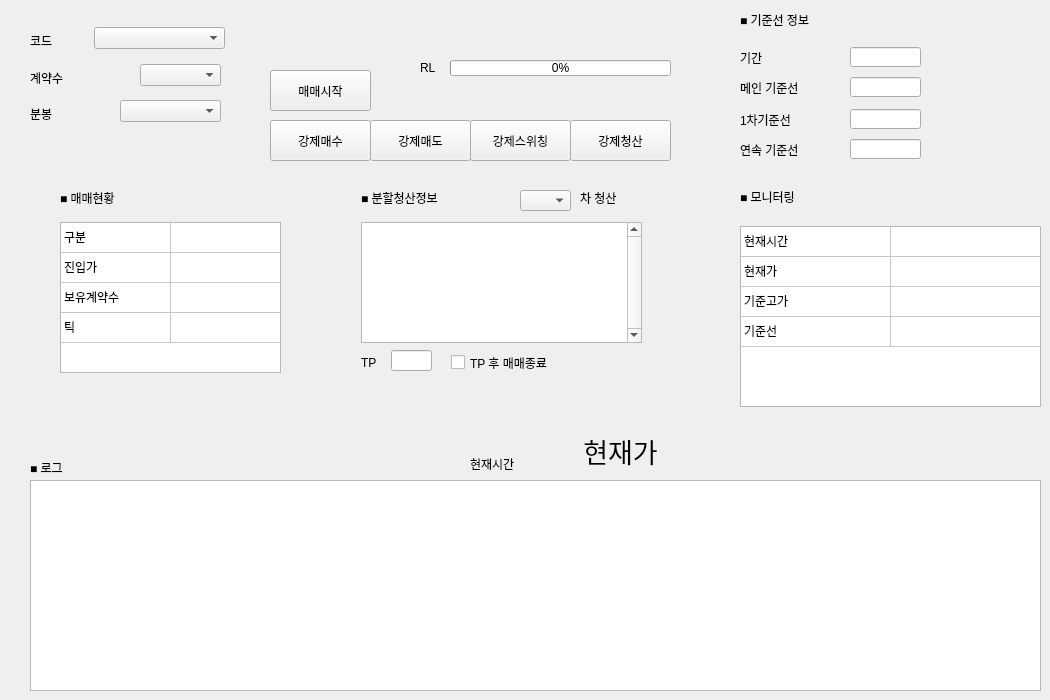
    <widget class="QWidget" name="tab_2">
     <attribute name="title">
      <string>기준선매매</string>
     </attribute>
     <widget class="QTableWidget" name="table_tw_1">
      <property name="geometry">
       <rect>
        <x>60</x>
        <y>222</y>
        <width>221</width>
        <height>151</height>
       </rect>
      </property>
      <property name="verticalScrollBarPolicy">
       <enum>Qt::ScrollBarAlwaysOff</enum>
      </property>
      <property name="horizontalScrollBarPolicy">
       <enum>Qt::ScrollBarAlwaysOff</enum>
      </property>
      <property name="rowCount">
       <number>4</number>
      </property>
      <property name="columnCount">
       <number>2</number>
      </property>
      <attribute name="horizontalHeaderVisible">
       <bool>false</bool>
      </attribute>
      <attribute name="horizontalHeaderMinimumSectionSize">
       <number>34</number>
      </attribute>
      <attribute name="horizontalHeaderDefaultSectionSize">
       <number>110</number>
      </attribute>
      <attribute name="verticalHeaderVisible">
       <bool>false</bool>
      </attribute>
      <attribute name="verticalHeaderDefaultSectionSize">
       <number>30</number>
      </attribute>
      <row/>
      <row/>
      <row/>
      <row/>
      <column/>
      <column/>
      <item row="0" column="0">
       <property name="text">
        <string>구분</string>
       </property>
       <property name="font">
        <font>
         <weight>50</weight>
         <bold>false</bold>
        </font>
       </property>
      </item>
      <item row="1" column="0">
       <property name="text">
        <string>진입가</string>
       </property>
       <property name="font">
        <font>
         <weight>50</weight>
         <bold>false</bold>
        </font>
       </property>
      </item>
      <item row="2" column="0">
       <property name="text">
        <string>보유계약수</string>
       </property>
      </item>
      <item row="3" column="0">
       <property name="text">
        <string>틱</string>
       </property>
      </item>
     </widget>
     <widget class="QLabel" name="time_lb_6">
      <property name="geometry">
       <rect>
        <x>60</x>
        <y>187</y>
        <width>91</width>
        <height>21</height>
       </rect>
      </property>
      <property name="text">
       <string>■ 매매현황</string>
      </property>
     </widget>
     <widget class="QLabel" name="price_c_lb_1">
      <property name="geometry">
       <rect>
        <x>560</x>
        <y>430</y>
        <width>121</width>
        <height>41</height>
       </rect>
      </property>
      <property name="font">
       <font>
        <family>맑은 고딕</family>
        <pointsize>20</pointsize>
        <weight>50</weight>
        <bold>false</bold>
       </font>
      </property>
      <property name="text">
       <string>현재가</string>
      </property>
      <property name="alignment">
       <set>Qt::AlignCenter</set>
      </property>
     </widget>
     <widget class="QComboBox" name="min_cb_1">
      <property name="geometry">
       <rect>
        <x>120</x>
        <y>100</y>
        <width>101</width>
        <height>22</height>
       </rect>
      </property>
      <item>
       <property name="text">
        <string/>
       </property>
      </item>
      <item>
       <property name="text">
        <string>1분봉</string>
       </property>
      </item>
      <item>
       <property name="text">
        <string>2분봉</string>
       </property>
      </item>
      <item>
       <property name="text">
        <string>3분봉</string>
       </property>
      </item>
      <item>
       <property name="text">
        <string>5분봉</string>
       </property>
      </item>
      <item>
       <property name="text">
        <string>10분봉</string>
       </property>
      </item>
      <item>
       <property name="text">
        <string>15분봉</string>
       </property>
      </item>
      <item>
       <property name="text">
        <string>20분봉</string>
       </property>
      </item>
      <item>
       <property name="text">
        <string>30분봉</string>
       </property>
      </item>
      <item>
       <property name="text">
        <string>40분봉</string>
       </property>
      </item>
      <item>
       <property name="text">
        <string>50분봉</string>
       </property>
      </item>
      <item>
       <property name="text">
        <string>60분봉</string>
       </property>
      </item>
     </widget>
     <widget class="QLabel" name="label_8">
      <property name="geometry">
       <rect>
        <x>420</x>
        <y>60</y>
        <width>31</width>
        <height>16</height>
       </rect>
      </property>
      <property name="text">
       <string>RL</string>
      </property>
     </widget>
     <widget class="QComboBox" name="code_cb_1">
      <property name="geometry">
       <rect>
        <x>94</x>
        <y>27</y>
        <width>131</width>
        <height>22</height>
       </rect>
      </property>
     </widget>
     <widget class="QLabel" name="label_9">
      <property name="geometry">
       <rect>
        <x>30</x>
        <y>67</y>
        <width>61</width>
        <height>21</height>
       </rect>
      </property>
      <property name="text">
       <string>계약수</string>
      </property>
     </widget>
     <widget class="QLabel" name="time_lb_8">
      <property name="geometry">
       <rect>
        <x>30</x>
        <y>460</y>
        <width>91</width>
        <height>16</height>
       </rect>
      </property>
      <property name="text">
       <string>■ 로그</string>
      </property>
     </widget>
     <widget class="QProgressBar" name="rl_bar_1">
      <property name="geometry">
       <rect>
        <x>450</x>
        <y>60</y>
        <width>221</width>
        <height>16</height>
       </rect>
      </property>
      <property name="value">
       <number>0</number>
      </property>
      <property name="textVisible">
       <bool>true</bool>
      </property>
     </widget>
     <widget class="QComboBox" name="buy_cnt_cb_1">
      <property name="geometry">
       <rect>
        <x>140</x>
        <y>64</y>
        <width>81</width>
        <height>22</height>
       </rect>
      </property>
      <item>
       <property name="text">
        <string/>
       </property>
      </item>
      <item>
       <property name="text">
        <string>1</string>
       </property>
      </item>
      <item>
       <property name="text">
        <string>2</string>
       </property>
      </item>
      <item>
       <property name="text">
        <string>3</string>
       </property>
      </item>
      <item>
       <property name="text">
        <string>4</string>
       </property>
      </item>
      <item>
       <property name="text">
        <string>5</string>
       </property>
      </item>
      <item>
       <property name="text">
        <string>6</string>
       </property>
      </item>
      <item>
       <property name="text">
        <string>7</string>
       </property>
      </item>
      <item>
       <property name="text">
        <string>8</string>
       </property>
      </item>
      <item>
       <property name="text">
        <string>9</string>
       </property>
      </item>
     </widget>
     <widget class="QTextBrowser" name="log_tb_1">
      <property name="geometry">
       <rect>
        <x>30</x>
        <y>480</y>
        <width>1011</width>
        <height>211</height>
       </rect>
      </property>
     </widget>
     <widget class="QLabel" name="label_10">
      <property name="geometry">
       <rect>
        <x>30</x>
        <y>30</y>
        <width>51</width>
        <height>21</height>
       </rect>
      </property>
      <property name="text">
       <string>코드</string>
      </property>
     </widget>
     <widget class="QPushButton" name="start_pb_1">
      <property name="geometry">
       <rect>
        <x>270</x>
        <y>70</y>
        <width>101</width>
        <height>41</height>
       </rect>
      </property>
      <property name="text">
       <string>매매시작</string>
      </property>
     </widget>
     <widget class="QLabel" name="label_11">
      <property name="geometry">
       <rect>
        <x>30</x>
        <y>103</y>
        <width>41</width>
        <height>21</height>
       </rect>
      </property>
      <property name="text">
       <string>분봉</string>
      </property>
     </widget>
     <widget class="QLabel" name="time_lb_9">
      <property name="geometry">
       <rect>
        <x>740</x>
        <y>9</y>
        <width>141</width>
        <height>21</height>
       </rect>
      </property>
      <property name="text">
       <string>■ 기준선 정보</string>
      </property>
     </widget>
     <widget class="QLabel" name="time_lb_1">
      <property name="geometry">
       <rect>
        <x>470</x>
        <y>456</y>
        <width>81</width>
        <height>16</height>
       </rect>
      </property>
      <property name="text">
       <string>현재시간</string>
      </property>
     </widget>
     <widget class="QLabel" name="label_13">
      <property name="geometry">
       <rect>
        <x>740</x>
        <y>80</y>
        <width>101</width>
        <height>16</height>
       </rect>
      </property>
      <property name="text">
       <string>메인 기준선</string>
      </property>
     </widget>
     <widget class="QLineEdit" name="line_base_le">
      <property name="geometry">
       <rect>
        <x>850</x>
        <y>77</y>
        <width>71</width>
        <height>20</height>
       </rect>
      </property>
     </widget>
     <widget class="QLineEdit" name="line_1_le">
      <property name="geometry">
       <rect>
        <x>850</x>
        <y>109</y>
        <width>71</width>
        <height>20</height>
       </rect>
      </property>
     </widget>
     <widget class="QLabel" name="label_14">
      <property name="geometry">
       <rect>
        <x>740</x>
        <y>112</y>
        <width>101</width>
        <height>16</height>
       </rect>
      </property>
      <property name="text">
       <string>1차기준선</string>
      </property>
     </widget>
     <widget class="QLabel" name="label_15">
      <property name="geometry">
       <rect>
        <x>740</x>
        <y>142</y>
        <width>111</width>
        <height>16</height>
       </rect>
      </property>
      <property name="text">
       <string>연속 기준선</string>
      </property>
     </widget>
     <widget class="QLineEdit" name="line_rpt_le">
      <property name="geometry">
       <rect>
        <x>850</x>
        <y>139</y>
        <width>71</width>
        <height>20</height>
       </rect>
      </property>
     </widget>
     <widget class="QLineEdit" name="period_le">
      <property name="geometry">
       <rect>
        <x>850</x>
        <y>47</y>
        <width>71</width>
        <height>20</height>
       </rect>
      </property>
     </widget>
     <widget class="QLabel" name="label_16">
      <property name="geometry">
       <rect>
        <x>740</x>
        <y>50</y>
        <width>71</width>
        <height>16</height>
       </rect>
      </property>
      <property name="text">
       <string>기간</string>
      </property>
     </widget>
     <widget class="QPushButton" name="medo_pb_1">
      <property name="geometry">
       <rect>
        <x>370</x>
        <y>120</y>
        <width>101</width>
        <height>41</height>
       </rect>
      </property>
      <property name="text">
       <string>강제매도</string>
      </property>
     </widget>
     <widget class="QPushButton" name="clear_pb_1">
      <property name="geometry">
       <rect>
        <x>570</x>
        <y>120</y>
        <width>101</width>
        <height>41</height>
       </rect>
      </property>
      <property name="text">
       <string>강제청산</string>
      </property>
     </widget>
     <widget class="QPushButton" name="mesu_pb_1">
      <property name="geometry">
       <rect>
        <x>270</x>
        <y>120</y>
        <width>101</width>
        <height>41</height>
       </rect>
      </property>
      <property name="text">
       <string>강제매수</string>
      </property>
     </widget>
     <widget class="QPushButton" name="switching_pb_1">
      <property name="geometry">
       <rect>
        <x>470</x>
        <y>120</y>
        <width>101</width>
        <height>41</height>
       </rect>
      </property>
      <property name="text">
       <string>강제스위칭</string>
      </property>
     </widget>
     <widget class="QLineEdit" name="tp_le_2">
      <property name="geometry">
       <rect>
        <x>391</x>
        <y>350</y>
        <width>41</width>
        <height>21</height>
       </rect>
      </property>
     </widget>
     <widget class="QCheckBox" name="checkBox_2">
      <property name="geometry">
       <rect>
        <x>451</x>
        <y>352</y>
        <width>121</width>
        <height>21</height>
       </rect>
      </property>
      <property name="text">
       <string>TP 후 매매종료</string>
      </property>
     </widget>
     <widget class="QLabel" name="label_17">
      <property name="geometry">
       <rect>
        <x>361</x>
        <y>352</y>
        <width>31</width>
        <height>21</height>
       </rect>
      </property>
      <property name="text">
       <string>TP</string>
      </property>
     </widget>
     <widget class="QLabel" name="time_lb_7">
      <property name="geometry">
       <rect>
        <x>361</x>
        <y>187</y>
        <width>161</width>
        <height>21</height>
       </rect>
      </property>
      <property name="text">
       <string>■ 분할청산정보</string>
      </property>
     </widget>
     <widget class="QComboBox" name="clear_cnt_cb_1">
      <property name="geometry">
       <rect>
        <x>520</x>
        <y>190</y>
        <width>51</width>
        <height>21</height>
       </rect>
      </property>
      <item>
       <property name="text">
        <string/>
       </property>
      </item>
      <item>
       <property name="text">
        <string>1</string>
       </property>
      </item>
      <item>
       <property name="text">
        <string>2</string>
       </property>
      </item>
      <item>
       <property name="text">
        <string>3</string>
       </property>
      </item>
      <item>
       <property name="text">
        <string>4</string>
       </property>
      </item>
      <item>
       <property name="text">
        <string>5</string>
       </property>
      </item>
      <item>
       <property name="text">
        <string>6</string>
       </property>
      </item>
      <item>
       <property name="text">
        <string>7</string>
       </property>
      </item>
      <item>
       <property name="text">
        <string>8</string>
       </property>
      </item>
      <item>
       <property name="text">
        <string>9</string>
       </property>
      </item>
     </widget>
     <widget class="QLabel" name="time_lb_10">
      <property name="geometry">
       <rect>
        <x>580</x>
        <y>187</y>
        <width>61</width>
        <height>21</height>
       </rect>
      </property>
      <property name="text">
       <string>차 청산</string>
      </property>
     </widget>
     <widget class="QTableWidget" name="clear_table_tw_1">
      <property name="geometry">
       <rect>
        <x>361</x>
        <y>222</y>
        <width>281</width>
        <height>121</height>
       </rect>
      </property>
      <property name="verticalScrollBarPolicy">
       <enum>Qt::ScrollBarAlwaysOn</enum>
      </property>
      <property name="horizontalScrollBarPolicy">
       <enum>Qt::ScrollBarAlwaysOff</enum>
      </property>
      <property name="rowCount">
       <number>0</number>
      </property>
      <property name="columnCount">
       <number>3</number>
      </property>
      <attribute name="horizontalHeaderVisible">
       <bool>false</bool>
      </attribute>
      <attribute name="horizontalHeaderMinimumSectionSize">
       <number>34</number>
      </attribute>
      <attribute name="horizontalHeaderDefaultSectionSize">
       <number>87</number>
      </attribute>
      <attribute name="verticalHeaderVisible">
       <bool>false</bool>
      </attribute>
      <attribute name="verticalHeaderDefaultSectionSize">
       <number>32</number>
      </attribute>
      <column>
       <property name="text">
        <string>차수</string>
       </property>
      </column>
      <column>
       <property name="text">
        <string>목표틱</string>
       </property>
      </column>
      <column>
       <property name="text">
        <string>개수</string>
       </property>
      </column>
     </widget>
     <widget class="QTableWidget" name="mnt_tw_line">
      <property name="geometry">
       <rect>
        <x>740</x>
        <y>226</y>
        <width>301</width>
        <height>181</height>
       </rect>
      </property>
      <property name="verticalScrollBarPolicy">
       <enum>Qt::ScrollBarAlwaysOff</enum>
      </property>
      <property name="horizontalScrollBarPolicy">
       <enum>Qt::ScrollBarAlwaysOff</enum>
      </property>
      <property name="rowCount">
       <number>4</number>
      </property>
      <property name="columnCount">
       <number>2</number>
      </property>
      <attribute name="horizontalHeaderVisible">
       <bool>false</bool>
      </attribute>
      <attribute name="horizontalHeaderDefaultSectionSize">
       <number>150</number>
      </attribute>
      <attribute name="verticalHeaderVisible">
       <bool>false</bool>
      </attribute>
      <row/>
      <row/>
      <row/>
      <row/>
      <column/>
      <column/>
      <item row="0" column="0">
       <property name="text">
        <string>현재시간</string>
       </property>
      </item>
      <item row="1" column="0">
       <property name="text">
        <string>현재가</string>
       </property>
      </item>
      <item row="2" column="0">
       <property name="text">
        <string>기준고가</string>
       </property>
      </item>
      <item row="3" column="0">
       <property name="text">
        <string>기준선</string>
       </property>
      </item>
     </widget>
     <widget class="QLabel" name="time_lb_11">
      <property name="geometry">
       <rect>
        <x>740</x>
        <y>186</y>
        <width>151</width>
        <height>21</height>
       </rect>
      </property>
      <property name="text">
       <string>■ 모니터링</string>
      </property>
     </widget>
     <zorder>mnt_tw_line</zorder>
     <zorder>table_tw_1</zorder>
     <zorder>time_lb_6</zorder>
     <zorder>price_c_lb_1</zorder>
     <zorder>min_cb_1</zorder>
     <zorder>label_8</zorder>
     <zorder>code_cb_1</zorder>
     <zorder>label_9</zorder>
     <zorder>time_lb_8</zorder>
     <zorder>rl_bar_1</zorder>
     <zorder>buy_cnt_cb_1</zorder>
     <zorder>log_tb_1</zorder>
     <zorder>label_10</zorder>
     <zorder>start_pb_1</zorder>
     <zorder>label_11</zorder>
     <zorder>time_lb_9</zorder>
     <zorder>time_lb_1</zorder>
     <zorder>label_13</zorder>
     <zorder>line_base_le</zorder>
     <zorder>line_1_le</zorder>
     <zorder>label_14</zorder>
     <zorder>label_15</zorder>
     <zorder>line_rpt_le</zorder>
     <zorder>period_le</zorder>
     <zorder>label_16</zorder>
     <zorder>medo_pb_1</zorder>
     <zorder>clear_pb_1</zorder>
     <zorder>mesu_pb_1</zorder>
     <zorder>switching_pb_1</zorder>
     <zorder>tp_le_2</zorder>
     <zorder>checkBox_2</zorder>
     <zorder>label_17</zorder>
     <zorder>time_lb_7</zorder>
     <zorder>clear_cnt_cb_1</zorder>
     <zorder>time_lb_10</zorder>
     <zorder>clear_table_tw_1</zorder>
     <zorder>time_lb_11</zorder>
    </widget>
